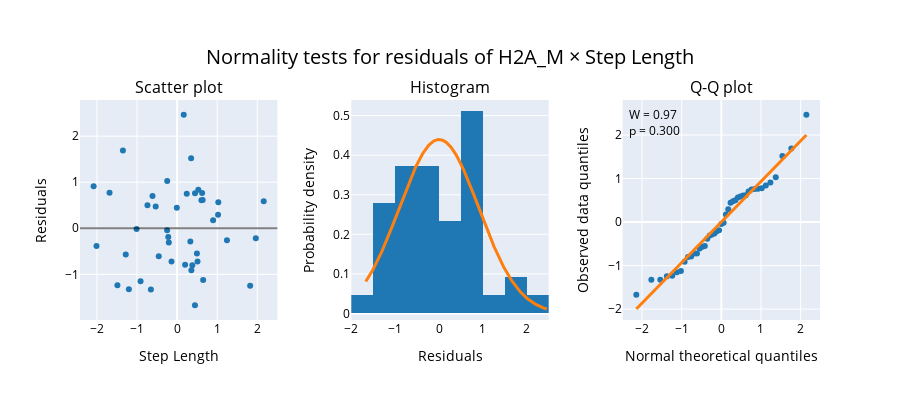
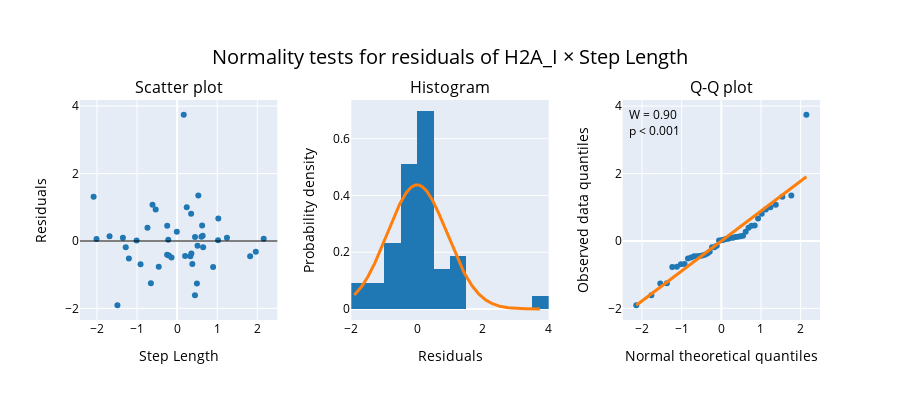

Notebook source saved alongside these figures, in order:
### Markdown cell above
### Test of the residuals

### Code cell
plot_residuals(fit=fit_re[1], kind='marginal', xlabel= 'Step Length', ylabel='H2A_M',
               hover=('Subject', df['Subject']));
plot_residuals(fit=fit_re[12], kind='marginal', xlabel= 'Step Length', ylabel='H2A_I',
               hover=('Subject', df['Subject']));
plot_residuals(fit=fit_re[23], kind='marginal', xlabel= 'Step Length', ylabel='H2A_W',
               hover=('Subject', df['Subject']));

### Figure 1 — Plotly figure (JSON) as saved in the notebook; plotly's stock layout.template omitted (floating-point values rounded to 4 significant figures; data arrays with more than 128 entries replaced by an {"elided": "..."} marker saying what was removed)
{"data": [{"customdata": [1, 3, 4, 5, 6, 7, 8, 9, 10, 11, 12, 13, 14, 15, 16, 17, 18, 19, 20, 21, 22, 24, 25, 26, 27, 29, 30, 31, 32, 33, 34, 35, 36, 38, 40, 43, 44, 45, 46, 47, 48, 49, 50], "hovertemplate": "<b>Subject: %{customdata}</b> <br>Step Length: %{x} <br>Residual: %{y} ", "marker": {"color": "rgb(31, 119, 180)"}, "mode": "markers", "name": "", "type": "scatter", "x": [0.6068, 0.3303, 1.028, 0.638, 1.022, 0.4452, 0.5087, -0.1396, -0.6546, 1.963, -0.2067, -0.4585, 0.3499, 1.244, -0.2491, 0.8985, -0.5347, -0.2203, 0.1998, 0.4469, 1.823, -0.9117, -0.6141, -1.686, -2.083, -1.352, -1.204, -1.282, 0.6496, 0.3801, 0.356, 0.1652, 0.6244, 0.4941, -2.011, 0.2399, -0.007604, 2.161, -0.74, -1.49, -0.247, 0.529, -1.011], "xaxis": "x", "y": [0.608, -0.2885, 0.5644, 0.6129, 0.2938, -1.671, -0.7228, -0.7208, -1.327, -0.2144, -0.3097, -0.6064, 1.519, -0.2619, -0.04289, 0.1749, 0.475, -0.1894, -0.7933, 0.7586, -1.246, -1.151, 0.7021, 0.7741, 0.9105, 1.69, -1.324, -0.5678, -1.122, -0.8041, -0.9123, 2.465, 0.7672, -0.5482, -0.3848, 0.7473, 0.4443, 0.5879, 0.4983, -1.236, 1.027, 0.8386, -0.01442], "yaxis": "y"}, {"histnorm": "probability density", "marker": {"color": "rgb(31, 119, 180)"}, "name": "", "type": "histogram", "x": [0.608, -0.2885, 0.5644, 0.6129, 0.2938, -1.671, -0.7228, -0.7208, -1.327, -0.2144, -0.3097, -0.6064, 1.519, -0.2619, -0.04289, 0.1749, 0.475, -0.1894, -0.7933, 0.7586, -1.246, -1.151, 0.7021, 0.7741, 0.9105, 1.69, -1.324, -0.5678, -1.122, -0.8041, -0.9123, 2.465, 0.7672, -0.5482, -0.3848, 0.7473, 0.4443, 0.5879, 0.4983, -1.236, 1.027, 0.8386, -0.01442], "xaxis": "x2", "yaxis": "y2"}, {"line": {"color": "rgb(255, 127, 14)", "width": 3}, "mode": "lines", "name": "", "type": "scatter", "x": {"elided": "500 float values"}, "xaxis": "x2", "y": {"elided": "500 float values"}, "yaxis": "y2"}, {"marker": {"color": "rgb(31, 119, 180)"}, "mode": "markers", "name": "", "type": "scatter", "x": [-2.145, -1.765, -1.539, -1.373, -1.237, -1.121, -1.019, -0.9262, -0.8408, -0.7612, -0.6861, -0.6146, -0.5462, -0.4803, -0.4163, -0.3541, -0.2932, -0.2333, -0.1743, -0.1159, -0.05784, 0.0, 0.05784, 0.1159, 0.1743, 0.2333, 0.2932, 0.3541, 0.4163, 0.4803, 0.5462, 0.6146, 0.6861, 0.7612, 0.8408, 0.9262, 1.019, 1.121, 1.237, 1.373, 1.539, 1.765, 2.145], "xaxis": "x3", "y": [-1.671, -1.327, -1.324, -1.246, -1.236, -1.151, -1.122, -0.9123, -0.8041, -0.7933, -0.7228, -0.7208, -0.6064, -0.5678, -0.5482, -0.3848, -0.3097, -0.2885, -0.2619, -0.2144, -0.1894, -0.04289, -0.01442, 0.1749, 0.2938, 0.4443, 0.475, 0.4983, 0.5644, 0.5879, 0.608, 0.6129, 0.7021, 0.7473, 0.7586, 0.7672, 0.7741, 0.8386, 0.9105, 1.027, 1.519, 1.69, 2.465], "yaxis": "y3"}, {"line": {"color": "rgb(255, 127, 14)", "width": 3}, "mode": "lines", "name": "", "type": "scatter", "x": [-2.145, 2.145], "xaxis": "x3", "y": [-1.998, 1.998], "yaxis": "y3"}], "layout": {"annotations": [{"font": {"size": 16}, "showarrow": false, "text": "Scatter plot", "x": 0.1333, "xanchor": "center", "xref": "paper", "y": 1, "yanchor": "bottom", "yref": "paper"}, {"font": {"size": 16}, "showarrow": false, "text": "Histogram", "x": 0.5, "xanchor": "center", "xref": "paper", "y": 1, "yanchor": "bottom", "yref": "paper"}, {"font": {"size": 16}, "showarrow": false, "text": "Q-Q plot", "x": 0.8667, "xanchor": "center", "xref": "paper", "y": 1, "yanchor": "bottom", "yref": "paper"}, {"align": "left", "showarrow": false, "text": "W = 0.97<br>p = 0.300", "valign": "top", "x": 0.02, "xref": "x3 domain", "y": 0.98, "yref": "y3 domain"}], "font": {"color": "black"}, "height": 400, "shapes": [{"line": {"color": "rgba(0,0,0,.5)", "width": 2}, "type": "line", "x0": 0, "x1": 1, "xref": "x domain", "y0": 0, "y1": 0, "yref": "y"}], "showlegend": false, "title": {"font": {"size": 20}, "text": "Normality tests for residuals of H2A_M &times; Step Length", "x": 0.5, "xanchor": "center", "yanchor": "top"}, "xaxis": {"anchor": "y", "domain": [0, 0.2667], "title": {"text": "Step Length"}}, "xaxis2": {"anchor": "y2", "domain": [0.3667, 0.6333], "title": {"text": "Residuals"}}, "xaxis3": {"anchor": "y3", "domain": [0.7333, 1], "title": {"text": "Normal theoretical quantiles"}}, "yaxis": {"anchor": "x", "domain": [0, 1], "title": {"text": "Residuals"}}, "yaxis2": {"anchor": "x2", "domain": [0, 1], "title": {"text": "Probability density"}}, "yaxis3": {"anchor": "x3", "domain": [0, 1], "title": {"text": "Observed data quantiles"}}}}

### Figure 2 — Plotly figure (JSON) as saved in the notebook; plotly's stock layout.template omitted (floating-point values rounded to 4 significant figures; data arrays with more than 128 entries replaced by an {"elided": "..."} marker saying what was removed)
{"data": [{"customdata": [1, 3, 4, 5, 6, 7, 8, 9, 10, 11, 12, 13, 14, 15, 16, 17, 18, 19, 20, 21, 22, 24, 25, 26, 27, 29, 30, 31, 32, 33, 34, 35, 36, 38, 40, 43, 44, 45, 46, 47, 48, 49, 50], "hovertemplate": "<b>Subject: %{customdata}</b> <br>Step Length: %{x} <br>Residual: %{y} ", "marker": {"color": "rgb(31, 119, 180)"}, "mode": "markers", "name": "", "type": "scatter", "x": [0.6068, 0.3303, 1.028, 0.638, 1.022, 0.4452, 0.5087, -0.1396, -0.6546, 1.963, -0.2067, -0.4585, 0.3499, 1.244, -0.2491, 0.8985, -0.5347, -0.2203, 0.1998, 0.4469, 1.823, -0.9117, -0.6141, -1.686, -2.083, -1.352, -1.204, -1.282, 0.6496, 0.3801, 0.356, 0.1652, 0.6244, 0.4941, -2.011, 0.2399, -0.007604, 2.161, -0.74, -1.49, -0.247, 0.529, -1.011], "xaxis": "x", "y": [0.1251, -0.4558, 0.6692, 0.1549, 0.01989, -1.613, -0.1439, -0.493, -1.257, -0.3169, -0.4317, -0.7665, 0.8046, 0.09325, -0.4071, -0.7731, 0.9369, 0.03641, -0.4462, 0.1156, -0.4545, -0.6947, 1.075, 0.1378, 1.309, 0.09671, -0.5208, -0.1887, -0.1858, -0.6824, -0.3757, 3.745, 0.4555, -1.262, 0.06142, 1.0, 0.2725, 0.06575, 0.3897, -1.908, 0.4491, 1.351, 0.01098], "yaxis": "y"}, {"histnorm": "probability density", "marker": {"color": "rgb(31, 119, 180)"}, "name": "", "type": "histogram", "x": [0.1251, -0.4558, 0.6692, 0.1549, 0.01989, -1.613, -0.1439, -0.493, -1.257, -0.3169, -0.4317, -0.7665, 0.8046, 0.09325, -0.4071, -0.7731, 0.9369, 0.03641, -0.4462, 0.1156, -0.4545, -0.6947, 1.075, 0.1378, 1.309, 0.09671, -0.5208, -0.1887, -0.1858, -0.6824, -0.3757, 3.745, 0.4555, -1.262, 0.06142, 1.0, 0.2725, 0.06575, 0.3897, -1.908, 0.4491, 1.351, 0.01098], "xaxis": "x2", "yaxis": "y2"}, {"line": {"color": "rgb(255, 127, 14)", "width": 3}, "mode": "lines", "name": "", "type": "scatter", "x": {"elided": "500 float values"}, "xaxis": "x2", "y": {"elided": "500 float values"}, "yaxis": "y2"}, {"marker": {"color": "rgb(31, 119, 180)"}, "mode": "markers", "name": "", "type": "scatter", "x": [-2.145, -1.765, -1.539, -1.373, -1.237, -1.121, -1.019, -0.9262, -0.8408, -0.7612, -0.6861, -0.6146, -0.5462, -0.4803, -0.4163, -0.3541, -0.2932, -0.2333, -0.1743, -0.1159, -0.05784, 0.0, 0.05784, 0.1159, 0.1743, 0.2333, 0.2932, 0.3541, 0.4163, 0.4803, 0.5462, 0.6146, 0.6861, 0.7612, 0.8408, 0.9262, 1.019, 1.121, 1.237, 1.373, 1.539, 1.765, 2.145], "xaxis": "x3", "y": [-1.908, -1.613, -1.262, -1.257, -0.7731, -0.7665, -0.6947, -0.6824, -0.5208, -0.493, -0.4558, -0.4545, -0.4462, -0.4317, -0.4071, -0.3757, -0.3169, -0.1887, -0.1858, -0.1439, 0.01098, 0.01989, 0.03641, 0.06142, 0.06575, 0.09325, 0.09671, 0.1156, 0.1251, 0.1378, 0.1549, 0.2725, 0.3897, 0.4491, 0.4555, 0.6692, 0.8046, 0.9369, 1.0, 1.075, 1.309, 1.351, 3.745], "yaxis": "y3"}, {"line": {"color": "rgb(255, 127, 14)", "width": 3}, "mode": "lines", "name": "", "type": "scatter", "x": [-2.145, 2.145], "xaxis": "x3", "y": [-1.907, 1.907], "yaxis": "y3"}], "layout": {"annotations": [{"font": {"size": 16}, "showarrow": false, "text": "Scatter plot", "x": 0.1333, "xanchor": "center", "xref": "paper", "y": 1, "yanchor": "bottom", "yref": "paper"}, {"font": {"size": 16}, "showarrow": false, "text": "Histogram", "x": 0.5, "xanchor": "center", "xref": "paper", "y": 1, "yanchor": "bottom", "yref": "paper"}, {"font": {"size": 16}, "showarrow": false, "text": "Q-Q plot", "x": 0.8667, "xanchor": "center", "xref": "paper", "y": 1, "yanchor": "bottom", "yref": "paper"}, {"align": "left", "showarrow": false, "text": "W = 0.90<br>p < 0.001", "valign": "top", "x": 0.02, "xref": "x3 domain", "y": 0.98, "yref": "y3 domain"}], "font": {"color": "black"}, "height": 400, "shapes": [{"line": {"color": "rgba(0,0,0,.5)", "width": 2}, "type": "line", "x0": 0, "x1": 1, "xref": "x domain", "y0": 0, "y1": 0, "yref": "y"}], "showlegend": false, "title": {"font": {"size": 20}, "text": "Normality tests for residuals of H2A_I &times; Step Length", "x": 0.5, "xanchor": "center", "yanchor": "top"}, "xaxis": {"anchor": "y", "domain": [0, 0.2667], "title": {"text": "Step Length"}}, "xaxis2": {"anchor": "y2", "domain": [0.3667, 0.6333], "title": {"text": "Residuals"}}, "xaxis3": {"anchor": "y3", "domain": [0.7333, 1], "title": {"text": "Normal theoretical quantiles"}}, "yaxis": {"anchor": "x", "domain": [0, 1], "title": {"text": "Residuals"}}, "yaxis2": {"anchor": "x2", "domain": [0, 1], "title": {"text": "Probability density"}}, "yaxis3": {"anchor": "x3", "domain": [0, 1], "title": {"text": "Observed data quantiles"}}}}
